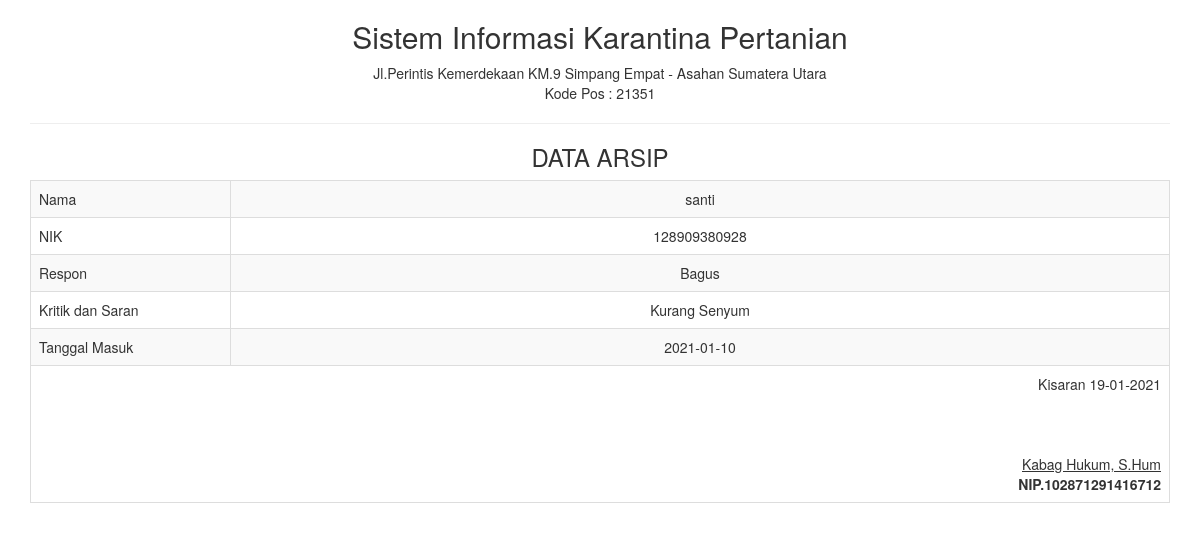
Screenshot of /report/arsip_satu.php?id=3 with the database file from the repository.
### tables this page shows
CREATE TABLE IF NOT EXISTS `respon` (
`id` int(11) NOT NULL,
  `nik_responder` varchar(16) NOT NULL,
  `nama_responder` varchar(100) NOT NULL,
  `tanggal_masuk` date NOT NULL,
  `respon` varchar(255) NOT NULL,
  `kritik_dan_saran` varchar(255) NOT NULL
);

### report/arsip_satu.php (the view, shortened to what this page needs)
<!DOCTYPE html>
<html>
    <head>
        <link href="../Assets/css/bootstrap.min.css" rel="stylesheet" type="text/css"/>
    </head>
    <body onload="print()">
        <?php
        include '../config/koneksi.php';
        $sql = "SELECT * FROM respon WHERE id='".$_GET['id']."'";
        $query = mysqli_query($koneksi, $sql) or die('SQL Detail error');
        $data = mysqli_fetch_array($query);
        ?>
        <div class="container">
            <div class='row'>
                <div class="col-sm-12">
                    <div class="text-center">
                        <div class="text-center">
                        <h2>Sistem Informasi Karantina Pertanian </h2>
                        Jl.Perintis Kemerdekaan KM.9 Simpang Empat - Asahan Sumatera Utara<br>
                              Kode Pos : 21351<hr>
                        <h3>DATA ARSIP</h3>
                        <table class="table table-bordered table-striped table-hover">
                            <tbody>
								<tr>
                                    <td style="text-align:left">Nama</td>
                                    <td><?= $data['nama_responder']; ?></td>
                                </tr>
                                <tr>
                                    <td width="200" style="text-align:left">NIK</td>
                                    <td><?= $data['nik_responder']; ?></td>
                                </tr>
                                <tr>
                                    <td style="text-align:left">Respon</td>
                                    <td><?= $data['respon']; ?></td>
                                </tr>
                                <tr>
                                    <td style="text-align:left">Kritik dan Saran</td>
                                    <td><?= $data['kritik_dan_saran']; ?></td>
                                </tr>
								<tr>
                                    <td style="text-align:left">Tanggal Masuk</td>
                                    <td><?= $data['tanggal_masuk']; ?></td>
                                </tr>
                            </tbody>
                            <tfoot>
                                <tr>
                                    <td colspan="2" class="text-right">
                                        Kisaran  <?= date('d-m-Y'); ?>
                                        <br><br><br><br>
                                        <u>Kabag Hukum, S.Hum<strong></u><br>
                                        NIP.102871291416712
									</td>
								</tr>
							</tfoot>
                        </table>
                    </div>
                </div>
            </div>
    </body>
</html>

### rows the page displays
respon: nama_responder "santi", nik_responder "128909380928", respon "Bagus", kritik_dan_saran "Kurang Senyum", tanggal_masuk "2021-01-10"
